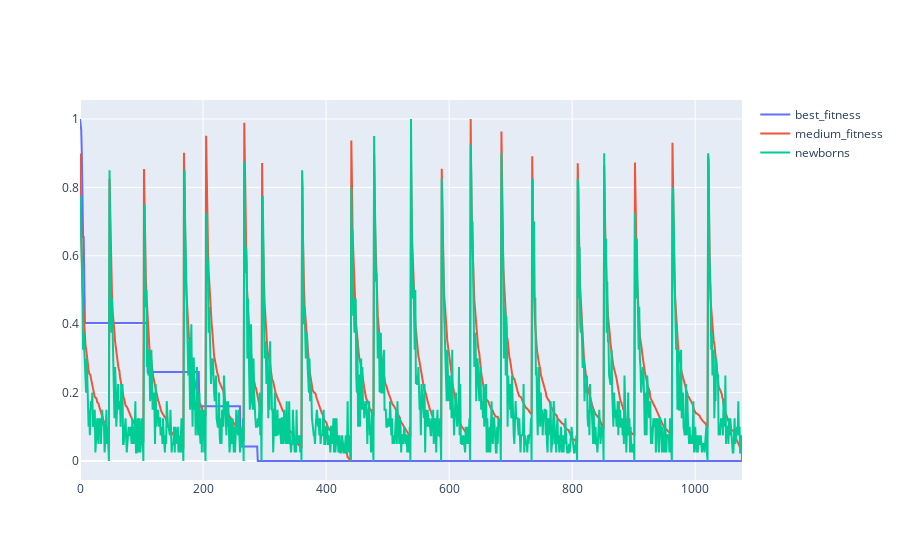
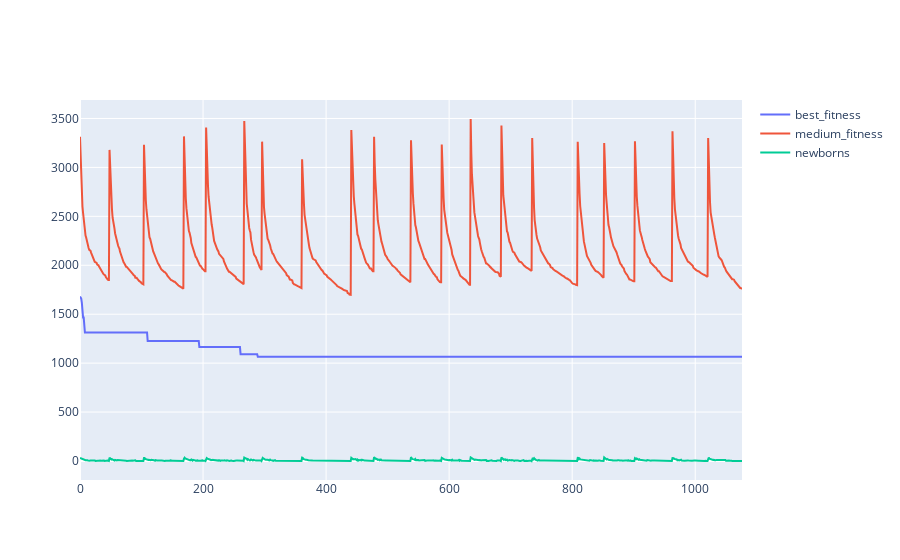

Here is the notebook cell these charts were saved with, in order:
### Code cell
wp_ori = genetic.CartesianPoint(10.0, 10.0)
wp_des = genetic.CartesianPoint(40.0, 10.0)

verts1 = [
    (20.0, 5.0), # left, bottom
    (20.0, 15.5), # left, top
    (30.0, 15.5), # right, top
    (30.0, 5.0), # right, bottom
    (20.0, 5.0), # ignored
]
verts1 = [genetic.CartesianPoint(v[0], v[1]) for v in verts1]


mapa1 = genetic.Mapa(wp_ori, wp_des, [verts1])

ag = genetic.Genetic(genetic.Subject, mapa1,
        C_d=100,
        C_obs=1000,
        C_con=1,
        C_cur=1
)

best = ag.run(max_exec_time=40, info=True)
print('-'*30)
print(best.dna)
print('-'*30)
print(best.dna_decoded)
best = ag.best

plot_map(
    [verts1], 
    ['n'], 
    wp_ori, 
    wp_des, 
    best.get_route(),
    None
)
plot_stats(ag.trace, normalize=True)
plot_stats(ag.trace, normalize=False)

### Figure 1 — Plotly figure (JSON) as saved in the notebook; plotly's stock layout.template omitted (floating-point values rounded to 4 significant figures; data arrays with more than 128 entries replaced by an {"elided": "..."} marker saying what was removed)
{"data": [{"name": "best_fitness", "type": "scatter", "x": {"elided": "1077 int values"}, "y": {"elided": "1077 float values"}}, {"name": "medium_fitness", "type": "scatter", "x": {"elided": "1077 int values"}, "y": {"elided": "1077 float values"}}, {"name": "newborns", "type": "scatter", "x": {"elided": "1077 int values"}, "y": {"elided": "1077 float values"}}], "layout": {}}

### Figure 2 — Plotly figure (JSON) as saved in the notebook; plotly's stock layout.template omitted (floating-point values rounded to 4 significant figures; data arrays with more than 128 entries replaced by an {"elided": "..."} marker saying what was removed)
{"data": [{"name": "best_fitness", "type": "scatter", "x": {"elided": "1077 int values"}, "y": {"elided": "1077 float values"}}, {"name": "medium_fitness", "type": "scatter", "x": {"elided": "1077 int values"}, "y": {"elided": "1077 float values"}}, {"name": "newborns", "type": "scatter", "x": {"elided": "1077 int values"}, "y": {"elided": "1077 int values"}}], "layout": {}}
